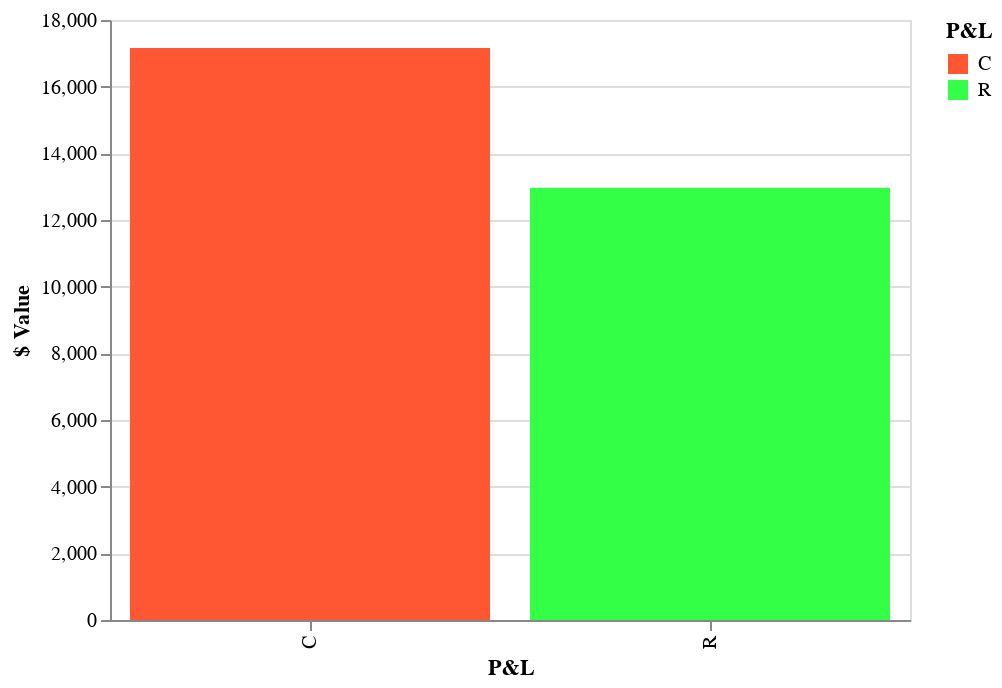

Notebook code cell kept with this figure:
### Code cell
# Basic groupe bar chart
df = pd.DataFrame([[earnings, 'R'], 
                   [costs, 'C']],
                  columns=['$ Value', 'P&L'])

chart = alt.Chart(df, width=400).mark_bar().encode(
   x=alt.X('P&L'),
   y=alt.Y('$ Value'),
   color=alt.Color('P&L', scale=alt.Scale(range=['#FF5733', '#33FF47']))
)

chart.display()

### Figure 1 — Vega-Lite specification as saved in the notebook (floating-point values rounded to 4 significant figures)
{"config": {"view": {"continuousWidth": 400, "continuousHeight": 300}}, "data": {"name": "data-f2b1c4d33b937db23cfd0a1f9e33911e"}, "mark": "bar", "encoding": {"color": {"field": "P&L", "scale": {"range": ["#FF5733", "#33FF47"]}, "type": "nominal"}, "x": {"field": "P&L", "type": "nominal"}, "y": {"field": "$ Value", "type": "quantitative"}}, "width": 400, "$schema": "https://vega.github.io/schema/vega-lite/v4.17.0.json", "datasets": {"data-f2b1c4d33b937db23cfd0a1f9e33911e": [{"$ Value": 12970.0, "P&L": "R"}, {"$ Value": 17160.0, "P&L": "C"}]}}
